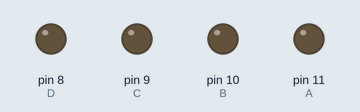
The sketch below on a simulated Arduino Uno, built with avr-gcc and run on an emulated ATmega328P. On the bench: output pins drawn as LEDs (lit = HIGH).

Above: at 0.2 s.
At 1.2 s:
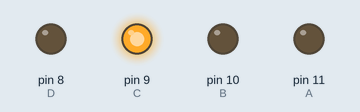
At 1.7 s:
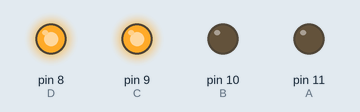
At 2.7 s:
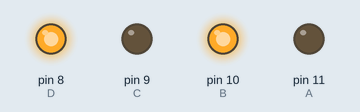
At 4.2 s:
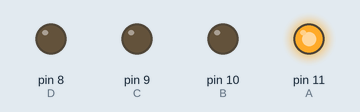
At 5.7 s:
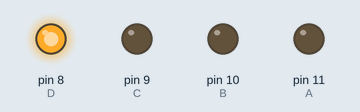
Timing chart, 0 to 6.5 s (numbered marks = the images above):
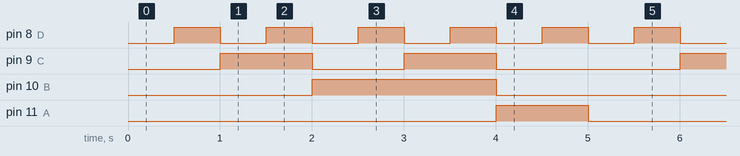

Measured:
- by itself, pin 8 (D): alternates HIGH for 0.50 s and LOW for 0.50 s
- by itself, pin 9 (C): repeats every 5.0 s: LOW 1.0 s, HIGH 1.0 s, LOW 2.0 s, HIGH 1.0 s
- by itself, pin 10 (B): alternates HIGH for 2.0 s and LOW for 3.0 s
- by itself, pin 11 (A): alternates HIGH for 1.0 s and LOW for 4.0 s

The sketch:

7SegBCD.ino
```cpp
int A=11,B=10,C=9,D=8;
void setup() {
 pinMode(A,OUTPUT);
 pinMode(B,OUTPUT);
 pinMode(C,OUTPUT);
 pinMode(D,OUTPUT);
}
void khong(){
  digitalWrite(A,LOW); digitalWrite(B,LOW);
  digitalWrite(C,LOW); digitalWrite(D,LOW);
}

void mot(){
  digitalWrite(A,LOW); digitalWrite(B,LOW);
  digitalWrite(C,LOW); digitalWrite(D,HIGH);
}
void hai(){
  digitalWrite(A,LOW); digitalWrite(B,LOW);
  digitalWrite(C,HIGH); digitalWrite(D,LOW);
}
void ba(){
  digitalWrite(A,LOW); digitalWrite(B,LOW);
  digitalWrite(C,HIGH); digitalWrite(D,HIGH);
}
void bon(){
  digitalWrite(A,LOW); digitalWrite(B,HIGH);
  digitalWrite(C,LOW); digitalWrite(D,LOW);
}
void nam(){
  digitalWrite(A,LOW); digitalWrite(B,HIGH);
  digitalWrite(C,LOW); digitalWrite(D,HIGH);
}
void sau(){
  digitalWrite(A,LOW); digitalWrite(B,HIGH);
  digitalWrite(C,HIGH); digitalWrite(D,LOW);
}
void bay(){
  digitalWrite(A,LOW); digitalWrite(B,HIGH);
  digitalWrite(C,HIGH); digitalWrite(D,HIGH);
}
void tam(){
  digitalWrite(A,HIGH); digitalWrite(B,LOW);
  digitalWrite(C,LOW); digitalWrite(D,LOW);
}
void chin(){
  digitalWrite(A,HIGH); digitalWrite(B,LOW);
  digitalWrite(C,LOW); digitalWrite(D,HIGH);
}
void loop() {
   khong();
  delay(500);
  mot();
  delay(500);
  hai();
  delay(500);
  ba();
  delay(500);
  bon();
  delay(500);
  nam();
  delay(500);
  sau();
  delay(500);
  bay();
  delay(500);
  tam();
  delay(500);//
  chin();
  delay(500);
}
```
